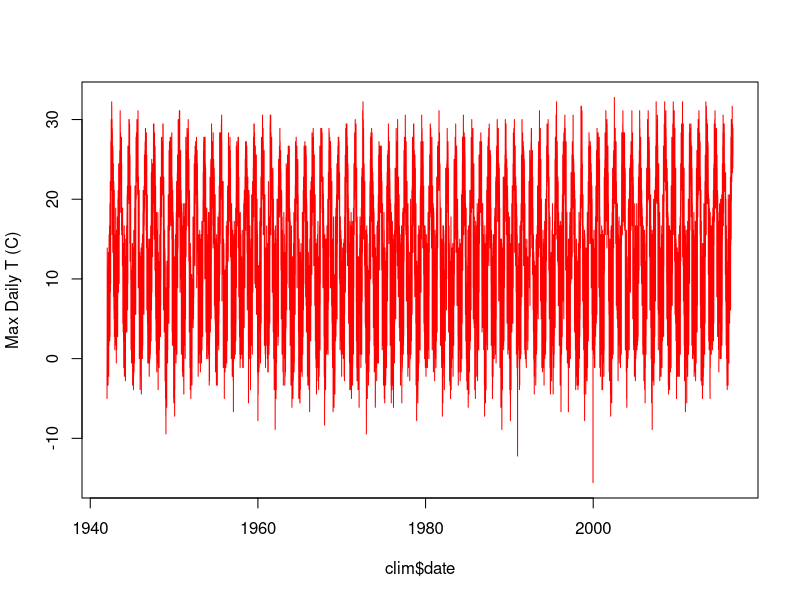
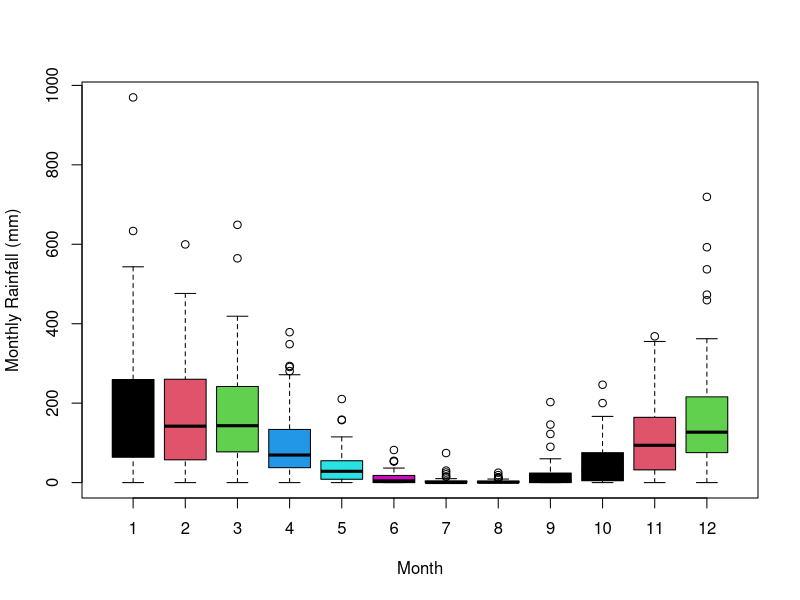

Generate these figures, in order, with R:
## ---- chunk 1
knitr::opts_chunk$set(echo = TRUE)
## ---- chunk 2

# useful library for data clean up, manipulation, formating
library(dplyr)

# reading in text data; there are many other functions #that can be used to read other data types
clim = read.table("data/clim.txt", sep=",", header=T)

# clim is now a data frame; one of the most commonly used object types in R; it is like a matrix but can have a mixture of different data types 
# see what columns are, look at first few lines
head(clim)

# or just the names
names(clim)

# or add to a new window (need dplyr library for this)
View(clim)


# to access a particular column use $ or column number

head(clim$tmax)

# to get a particular column and row, i.e rainfall on 5th day
clim$rain[5]

#or everything on the 10th day
clim[10,]

#first 5 rows of several columns
clim[1:5, c("tmax","tmin","month")]

# the 'c' denotes a vector in R
city = c("Jerusalem","Tel Aviv","Tsfat")
estheight = c(500,10,1000)

# you can combine vectors into a data frame
siteinfo = as.data.frame(cbind(city,estheight))
siteinfo

# you can subset
tmp = subset(clim, clim$day==20 & clim$month==2 
             & clim$year < 1950)
tmp

# generate R understandable dates
clim$date = as.Date(paste(clim$day, clim$month, clim$year, sep="/"),"%d/%m/%Y")

# look at the file
View(clim)
# see some summary statistics of the columns
summary(clim)

# create a new table that summarizes by wateryear, use mean for state variables, and sum for flux variables
# this uses functions from the dplyr package
a = clim %>% select(wy,month,tmax, tmin) %>% group_by(wy, month) %>% 
    summarize_each(funs(mean))
   
b = clim %>% select(wy,month,rain) %>% group_by(wy, month) %>% 
    summarize_each(funs(sum))

# link data sets together (automatically uses shared colums)   
clim.mwy = inner_join(a,b)
head(clim.mwy)


#add a new variable
clim$tavg = (clim$tmin+clim$tmax)/2
range(clim$tavg)
range(clim$tmin)
range(clim$tmax)

plot(clim$date, clim$tmax, type="l", col="red", ylab="Max Daily T (C)")

boxplot(clim.mwy$rain~clim.mwy$month, ylab="Monthly Rainfall (mm)", 
        xlab="Month", col=clim.mwy$month)


